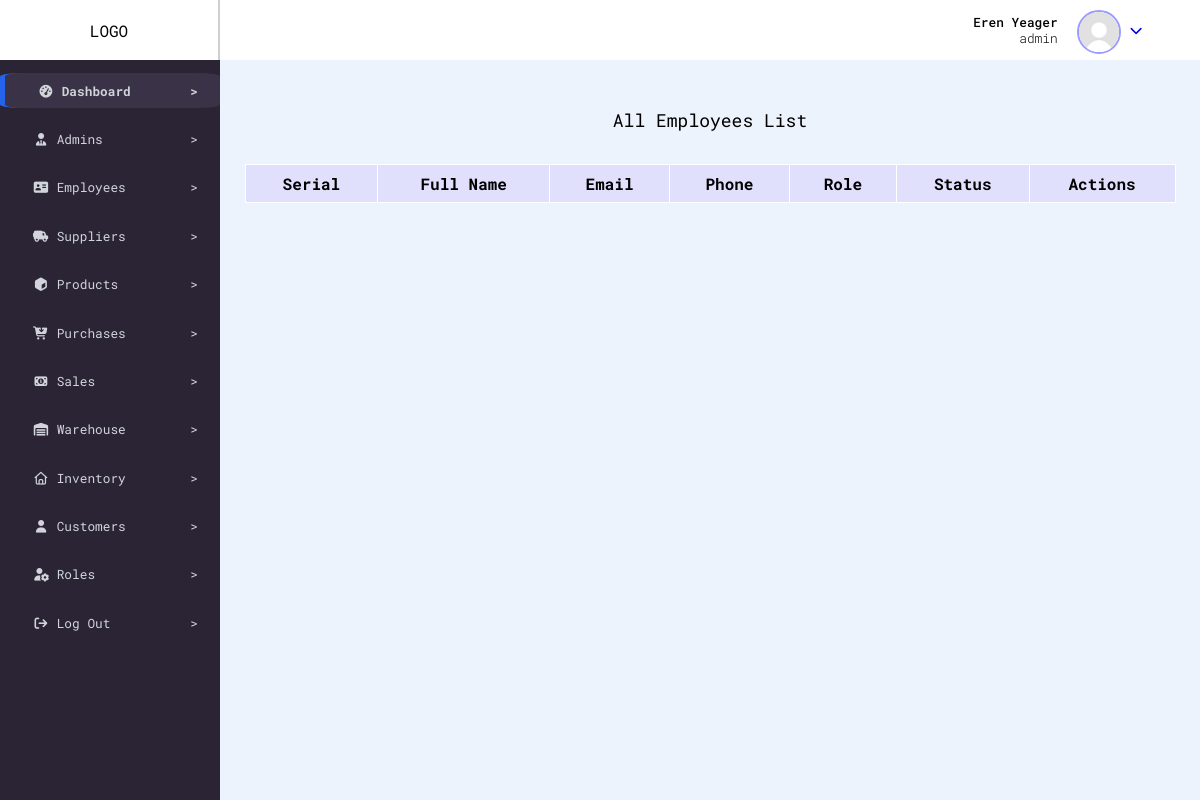
/dashboard.php?view=all_employees (signed in), run on an earlier commit of the app's database.
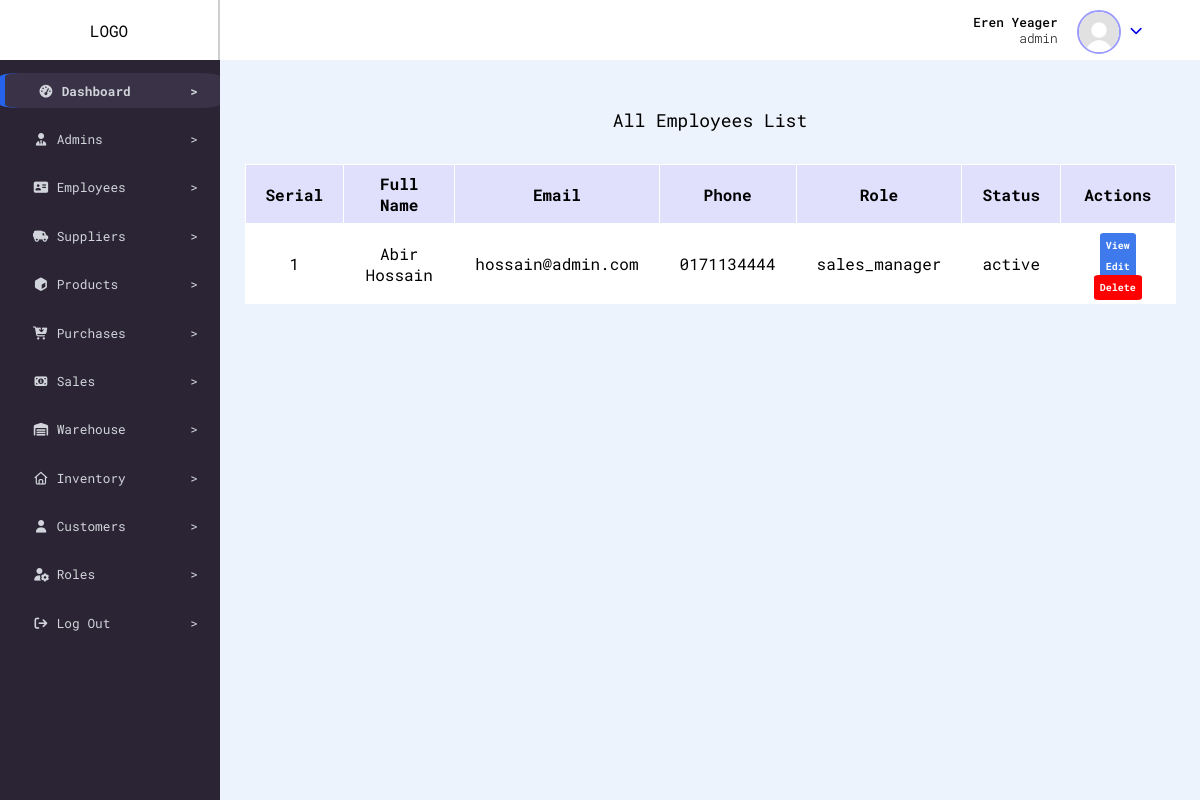
And on a later commit of the database.
### tables this page shows
CREATE TABLE `users` (
  `user_id` int(11) NOT NULL,
  `role_id` int(11) NOT NULL,
  `full_name` varchar(65) NOT NULL,
  `profile_picture` varchar(255) DEFAULT NULL,
  `phone` varchar(12) NOT NULL,
  `email` varchar(100) NOT NULL,
  `user_password` varchar(255) NOT NULL,
  `user_status` enum('active','inactive') DEFAULT 'active',
  `created_at` timestamp NOT NULL DEFAULT current_timestamp()
);

CREATE TABLE `roles` (
  `role_id` int(11) NOT NULL,
  `role_name` varchar(40) NOT NULL,
  `created_at` timestamp NOT NULL DEFAULT current_timestamp()
);

### config/db.config.php (called while the page is built)
<?php
function dbQuery(string $query){
  $host = 'localhost';
  $port = 3308;
  $dbname = 'sme_inventory';
  $username = 'root';
  $password = '';
  $pdo = new PDO("mysql:host={$host};port={$port};dbname={$dbname}",$username,$password,[
    PDO::ATTR_ERRMODE =>  PDO::ERRMODE_EXCEPTION
    ]);
    $stmt = $pdo->prepare($query);
    $stmt->execute();
    $result = $stmt->fetchAll(PDO::FETCH_ASSOC);
    return $result;
  }
  ?>

### views/all_employees.views.php (the view)
<div class="all_container">
  <div class="table_caption">
    All Employees List
  </div>
  <table>
    <tr>
      <th>Serial</th>
      <th>Full Name</th>
      <th>Email</th>
      <th>Phone</th>
      <th>Role</th>
      <th>Status</th>
      <th>Actions</th>
    </tr>
    <?php
    $results = dbQuery(" SELECT users.*, roles.role_name FROM users JOIN roles ON users.role_id = roles.role_id WHERE roles.role_name != 'admin' ");
    for ($i = 1; $i <= count($results); $i++) :
    ?>
      <tr>
        <td>
          <?= $i ?>
        </td>
        <td>
          <?= $results[$i - 1]['full_name'] ?>
        </td>
        <td>
          <?= $results[$i - 1]['email'] ?>
        </td>
        <td>
          <?= $results[$i - 1]['phone'] ?>
        </td>
        <td>
          <?= $results[$i - 1]['role_name'] ?>
        </td>
        <td>
          <?= $results[$i - 1]['user_status'] ?>
        </td>
        <td>
          <a href="profile.php?id=<?= $results[$i - 1]['user_id'] ?>">
            View
          </a>
          <a href="edit_profile.php?id=<?= $results[$i - 1]['user_id'] ?>">
            Edit
          </a>
          <a class="delete_button" href="inc/delete_profile.php?id=<?= $results[$i - 1]['user_id'] ?>">
            Delete
          </a>
        </td>
      </tr>
    <?php endfor; ?>
  </table>
</div>

### dashboard.php (shortened to what this page needs)
<?php
if (!empty($_SESSION['user_id'])) :
  include __DIR__ . '/views/header.php';
  include __DIR__ . '/config/db.config.php';
?>
  <?php
  $sidebarArr = [
    'Dashboard' => 'fa-solid fa-gauge-high',
    'Admins' => 'fa-solid fa-user-tie',
    'Employees' => 'fa-solid fa-address-card',
    'Suppliers' => 'fa-solid fa-truck-field',
    'Products' => 'fa-solid fa-cube',
    'Purchases' => 'fa-solid fa-cart-arrow-down',
    'Sales' => 'fa-solid fa-money-bill-1',
    'Warehouse' => 'fa-solid fa-warehouse',
    'Inventory' => 'fa-regular fa-house',
    'Customers' => 'fa-solid fa-user',
    'Roles' => 'fa-solid fa-user-gear',
    'Log Out' => 'fa-solid fa-arrow-right-from-bracket'
  ];
  $keys = array_keys($sidebarArr);
  ?>
  <div class="dashboard_container">
    <nav>
      <?php include __DIR__ . '/inc/navbar.inc.php' ?>
    </nav>
    <aside>
      <?php foreach ($keys as $key) : ?>
        <a href="<?= !empty($_GET['aside']) && $_GET['aside'] === $key ? 'dashboard.php' : '?aside=' . $key; ?>">
          <div class="item <?= $_SESSION['active_sidebar'] === $key ? 'active' : ''; ?>">
            <div>
              <i class="<?= $sidebarArr[$key]; ?>"></i>
              <?= $key; ?>
            </div>
            <span>></span>
          </div>
        </a>
      <?php endforeach; ?>
      <div class="empty_space">
      </div>
    </aside>
    <div class="main">
      <?php if (!empty($_GET['view']) && $_GET['view'] == 'all_employees') include __DIR__ . '/views/all_employees.views.php'; ?>
    </div>
  </div>
  </body>
  </html>
<?php else : header('Location: login.php');
  die();
endif; ?>

What changed in the data, as far as the page shows it:
added users: full_name "Abir Hossain", email "hossain@admin.com", phone "0171134444", role.role_name "sales_manager", user_status "active"
